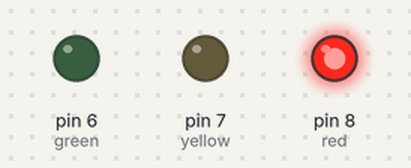
The sketch below on a simulated Arduino Uno, built with avr-gcc and run on an emulated ATmega328P. On the bench: output pins drawn as LEDs (lit = HIGH).

Above: at 0.5 s.
At 3.5 s:
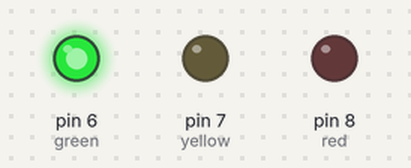
At 5.0 s:
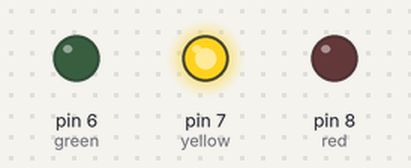
At 7.2 s:
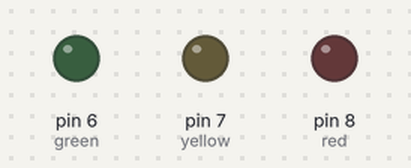
Timing chart, 0 to 7.8 s (numbered marks = the images above):
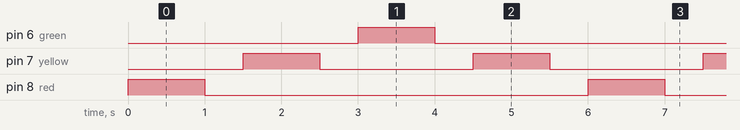

Measured:
- by itself, pin 6 (green), pin 8 (red): alternates HIGH for 1.0 s and LOW for 5.0 s
- by itself, pin 7 (yellow): alternates HIGH for 1.0 s and LOW for 2.0 s
- by itself, everything shown: repeats every 6.0 s, in 8 steps

The sketch:

TrafficLight2.ino
```cpp
  #define red 8
  #define yellow 7
  #define green 6

void setup() {
  // put your setup code here, to run once:
  pinMode(red, OUTPUT);
  pinMode(yellow, OUTPUT);
  pinMode(green, OUTPUT);
}

void loop() {
  // put your main code here, to run repeatedly:
  digitalWrite(red, HIGH); delay(1000);
  digitalWrite(red, LOW); delay(500);

  digitalWrite(yellow, HIGH); delay(1000);
  digitalWrite(yellow, LOW); delay(500);

  digitalWrite(green, HIGH); delay(1000);
  digitalWrite(green, LOW); delay(500);

  digitalWrite(yellow, HIGH); delay(1000);
  digitalWrite(yellow, LOW); delay(500);

}
```
